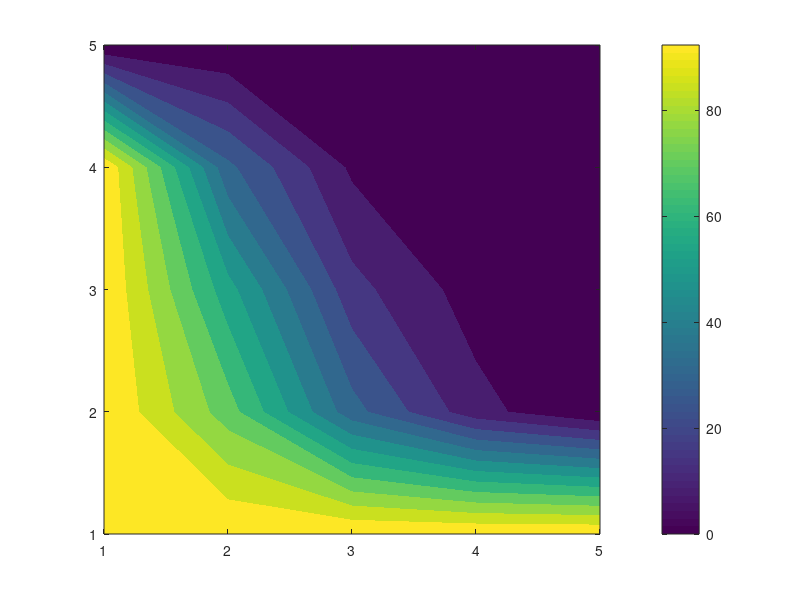

The MATLAB source for this figure: (Note: this script raises an error after producing the figure.)
clear; clc; close all;
%Gauss sidel method
% Domain size
Lx = 3;  % Length in x-direction (m)
Ly = 3;  % Length in y-direction (m)

%% Given Data 
rouh =  1;    % Densityu of the fluid
Gamma = 1;
a =  10;
b = 2;
u = 1;        % Velocity of the fluid along X axis 
v = 4;        % Velocity of the fluid along Y axis 
%%



%% Grid parameters
Nx = 3;  % Number of control volumes in x-direction
Ny = 3;  % Number of control volumes in y-direction
dx = Lx / Nx;
dy = Ly / Ny;
%% convection Diffusion Coeff

F_e = rouh*u*dy; F_w = rouh*u*dy;
F_n = rouh*v*dx; F_s = rouh*v*dx;

D = Gamma/dx; %D_e =D_w = D_n = D_s;
D_e = D;
D_w = D;
D_n = D;
D_s = D;
D_A = 2*D;
D_B = 2*D;

%% Initialize temperature field
T = zeros(Ny+2, Nx+2);

% Apply Dirichlet Boundary Conditions
T(:, 1)   = 100; % Left boundary (x = 0)
T(:, end) = 0; % Right boundary (x = Lx)
T(1, :)   = 0; % Top boundary (y = Ly)
T(end, :) = 100; % Bottom boundary (y = 0)
fprintf('The Initial Matrix With all Boundaries(Top Left Right Bottom Left \n')
disp(T)

%% Finite Volume Coefficients
aW = D_w + F_w/2;
aE = D_e - F_e/2;
aN = D_n - F_n/2;
aS = D_s + F_s/2;

% Modify coefficients near boundaries
aW_b = 2 * D_w + F_w/2 ; 
aE_b = 2 * D_e - F_e/2; 
aN_b = 2 * D_n - F_n/2;
aS_b = 2 * D_s + F_s/2;

%% Iterative solver (Gauss-Seidel)
tol = 1e-6;
error = 1;
iter = 0;

while error > tol
    T_old = T;
    
    % Update interior points
    for i = 2:Nx+1
        for j = 2:Ny+1
            if i == 2  % Near left boundary
                % fprintf('left boundary - %d,%d\n',j,i)
                aW_eff = aW_b;
            else
                aW_eff = aW;
            end

            if i == Nx+1  % Near right boundary
                % fprintf(' right boundary - %d,%d\n',j,i)
                aE_eff = aE_b;
            else
                aE_eff = aE;
            end

            if j == 2  % Near Top boundary
                % fprintf('  Top boundary - %d,%d\n',j,i)
                aS_eff = aS_b;
            else
                aS_eff = aS;
            end

            if j == Ny+1  % Near Bottom boundary
                % fprintf('   Bottom boundary - (%d,%d)\n',j,i)
                aN_eff = aN_b;
            else
                aN_eff = aN;
            end

            % Compute new temperature using FVM equation
            aP = aW_eff + aE_eff + aN_eff + aS_eff;
            T(j, i) = (aE_eff * T(j, i+1) + aW_eff * T(j, i-1) + ...
                       aN_eff * T(j+1, i) + aS_eff * T(j-1, i)) / aP;
        end
    end
    
    % Compute error
    error = max(max(abs(T - T_old)));
    iter = iter + 1;
end
%%
fprintf('The Final T Matrix Temp at respective nodes internal + nearer boundary\n')
disp(T(2:end-1, 2:end-1))
disp(['Converged in ', num2str(iter), ' iterations with error ', num2str(error)]);


% Till here function is fine function call has to writen the T as Phi ,
% please use phi insted of T
% disp('flipud(T)')
% disp(flipud(T))

% Plot solution
figure;
contourf(flipud(T), 12, 'LineColor', 'none'); 
colorbar;
clim([200 500]); % Fix color range
colormap(jet); % Match Python's color map
title('2D Heat Conduction - Finite Volume Method');
xlabel('x (m)');
ylabel('y (m)');
